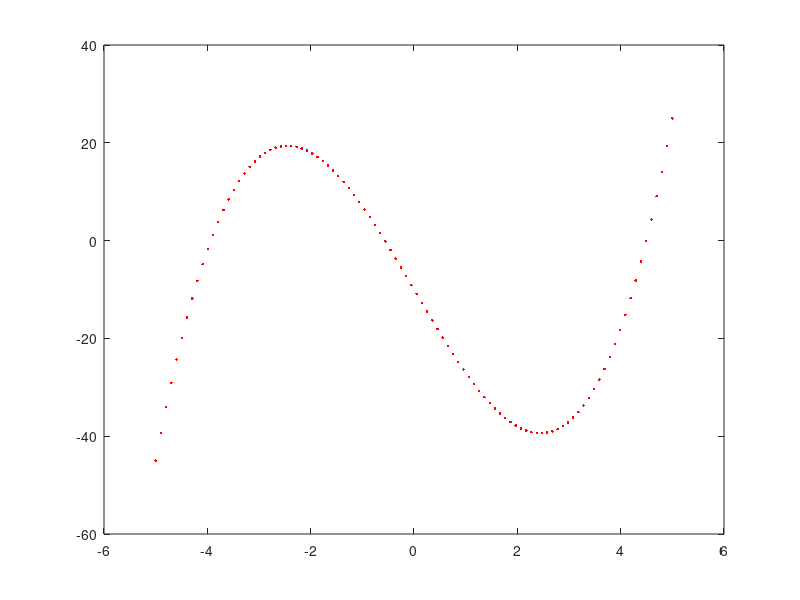

The MATLAB source for this figure: (Note: this script raises an error after producing the figure.)
disp("exercitiul 2");

f = @(x) x .^ 3 - 18 .* x - 10;

x = linspace(-5,5,100);
y = f(x);
plot(x,y,'.r');

eps = 10 .^ (-3);


hold on;
xaprox_secanta_1 = MetSecantei(f,-4,-3,-3.9,-3.2,eps)
plot(xaprox_secanta_1, f(xaprox_secanta_1), '*b');


xaprox_secanta_2 = MetSecantei(f,-4,-2.5,-3.9,-3.2,eps)
plot(xaprox_secanta_2, f(xaprox_secanta_2), '*b');

xaprox_secanta_3 = MetSecantei(f,-4,-2.7,-3.9,-3.2,eps)
plot(xaprox_secanta_3, f(xaprox_secanta_3), '*b');

xaprox_poz_fals_1 = metoda_pozitiei_false(f, -4.5, -3, eps)
plot(xaprox_poz_fals_1, f(xaprox_poz_fals_1), '.g');

xaprox_poz_fals_2 = metoda_pozitiei_false(f, -1.8, 0, eps)
plot(xaprox_poz_fals_2, f(xaprox_poz_fals_2), '.g')

xaprox_poz_fals_1 = metoda_pozitiei_false(f, 1.5, 4, eps)
plot(xaprox_poz_fals_1, f(xaprox_poz_fals_1), '.g')

disp("ex 6");

A = [0 1 1; 2 1 5; 4 2 1];
b = [3 ;5 ;1];

gauss_fara_pivotare(A,b)
gauss_pivotare_totala(A,b)
gauss_pivotare_partiala(A,b)

A2 = [0 1 -2; 1 -1 1; 1 0 -1]
b2 = [4; 6; 2]

gauss_fara_pivotare(A2,b2)
gauss_pivotare_totala(A2,b2)
gauss_pivotare_partiala(A2,b2)

eps = 10 .^ -20

A_eps_mic = [eps 1; 1 1];
b_eps_mic = [1;2];

gauss_fara_pivotare(A_eps_mic,b_eps_mic)
gauss_pivotare_partiala(A_eps_mic,b_eps_mic)

eps = 10 .^ 20

A_eps_mare = [2 2.*eps; 1 1];
b_eps_mare = [2.*eps; 2];

gauss_pivotare_partiala(A_eps_mare,b_eps_mare)
gauss_pivotare_totala(A_eps_mare,b_eps_mare)

